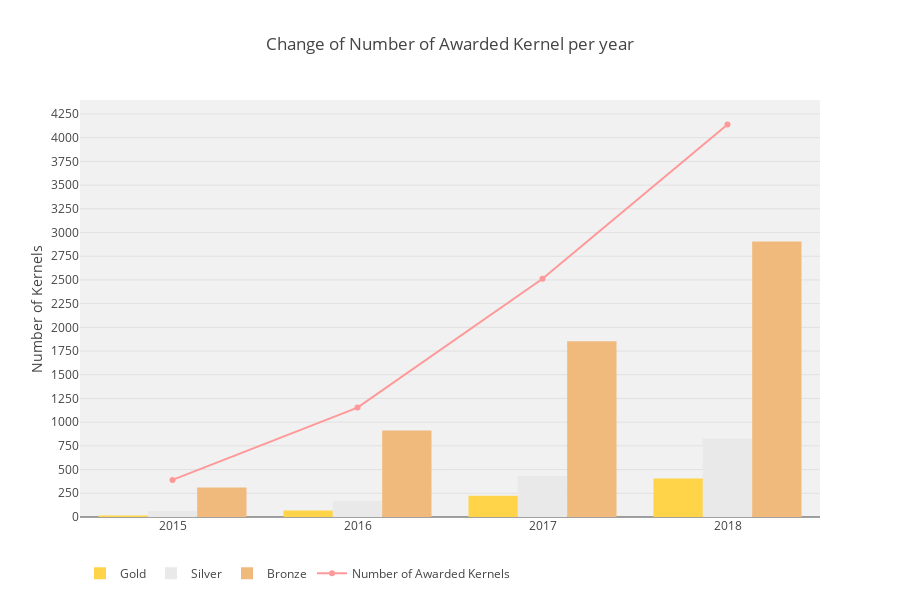

The notebook cell saved with this chart:
### Code cell
# Bar & Line Chart for Awarded Kernels per Year by Medal

fig = { 'data': [
        {
            'type': 'bar',
            'name': 'Gold',
            'x': years,
            'y': nbr_gold_vals,
            'marker': {'color': medal_colors[0]},
        },
        {
            'type': 'bar',
            'name': 'Silver',
            'x': years,
            'y': nbr_silver_vals,
            'marker': {'color': medal_colors[1]},
        },
        {
            'type': 'bar',
            'name': 'Bronze',
            'x': years,
            'y': nbr_bronze_vals,
            'marker': {'color': medal_colors[2]},
        },
        {   'type': 'scatter',
            'name': 'Number of Awarded Kernels',
            'x': years,
            'y': nbr_awarded_vals,
            'line': {'color': kernel_colors[0] },
        },
    ], 'layout': {
        'title': 'Change of Number of Awarded Kernel per year',
        'legend': {'orientation': 'h'},
        'height': 600,
        'plot_bgcolor': PLOT_BG_COLOR,
        'xaxis': {'dtick': 1},
        'yaxis': {'dtick': 250, 'title': 'Number of Kernels'}
        
    }
}
iplot(fig)

### Figure 1 — Plotly figure (JSON) as saved in the notebook; plotly's stock layout.template omitted (floating-point values rounded to 4 significant figures)
{"data": [{"marker": {"color": "#ffd448"}, "name": "Gold", "type": "bar", "uid": "29683db0-629d-4d28-abbc-44dc57c18317", "x": [2015, 2016, 2017, 2018], "y": [15, 69, 224, 405]}, {"marker": {"color": "#e9e9e9"}, "name": "Silver", "type": "bar", "uid": "1c8c7538-220a-420e-86bb-1014df161b6f", "x": [2015, 2016, 2017, 2018], "y": [66, 172, 435, 827]}, {"marker": {"color": "#f0ba7c"}, "name": "Bronze", "type": "bar", "uid": "9749f862-3351-4854-a331-591cf3b85abf", "x": [2015, 2016, 2017, 2018], "y": [310, 913, 1853, 2906]}, {"line": {"color": "#FF9999"}, "name": "Number of Awarded Kernels", "type": "scatter", "uid": "0b6d1c95-1565-4521-a130-2265d3a53fbf", "x": [2015, 2016, 2017, 2018], "y": [391, 1154, 2512, 4138]}], "layout": {"height": 600, "legend": {"orientation": "h"}, "plot_bgcolor": "#f1f1f1", "title": {"text": "Change of Number of Awarded Kernel per year"}, "xaxis": {"dtick": 1}, "yaxis": {"dtick": 250, "title": {"text": "Number of Kernels"}}}}
